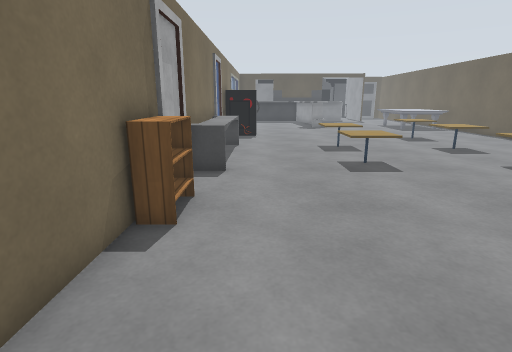
[1] (above)

18 first-person views from a walk through a robot-simulator world made for Gazebo. The camera is 1.2 m above the floor, tilts 14° down and sees 80° across. The floor is counted in squares, 0.5 m on a side. Each view is taken from the middle of a square. On the plan, view 1 faces up. The plan holds only what a view shows up to about 18 squares ahead; the rest is blank. Gazebo's built-in surfaces are drawn with simple patterns.

[2]
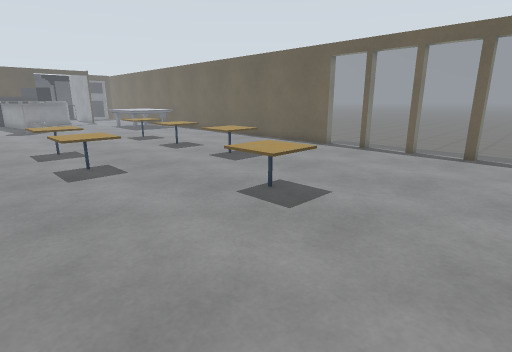

[3]
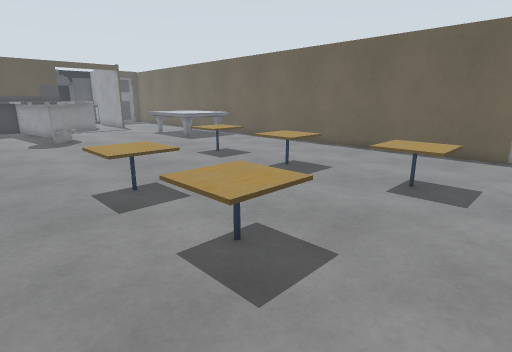

[4]
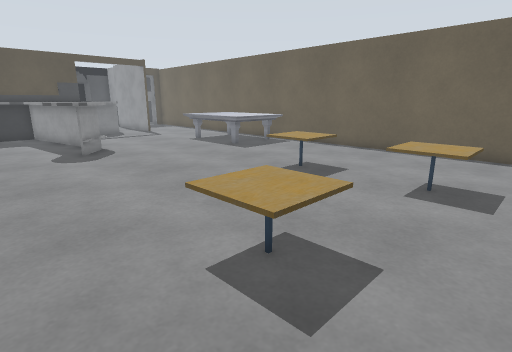

[5]
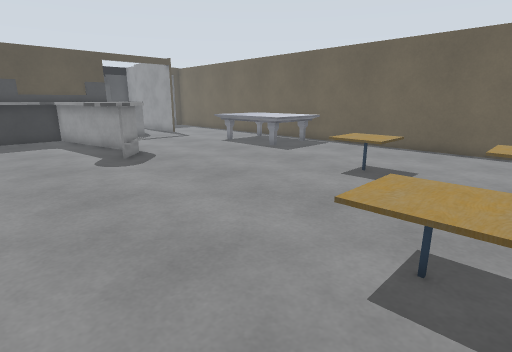

[6]
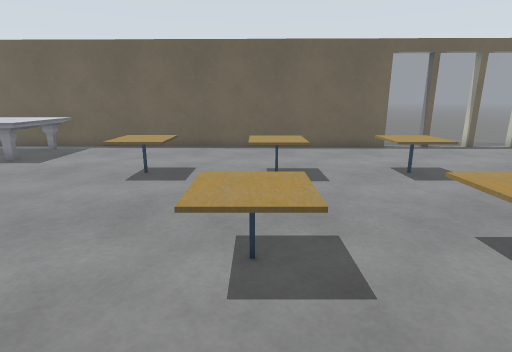

[7]
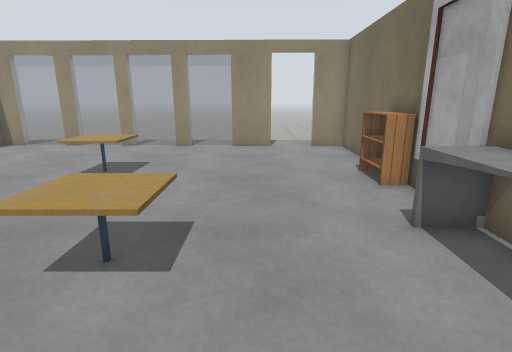

[8]
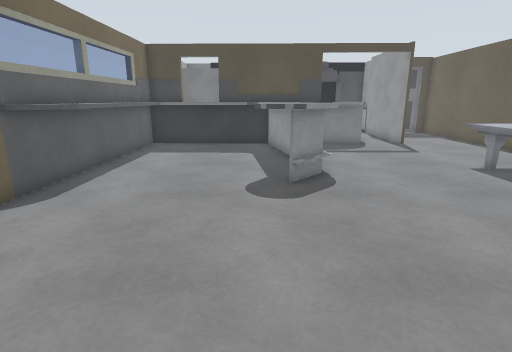

[9]
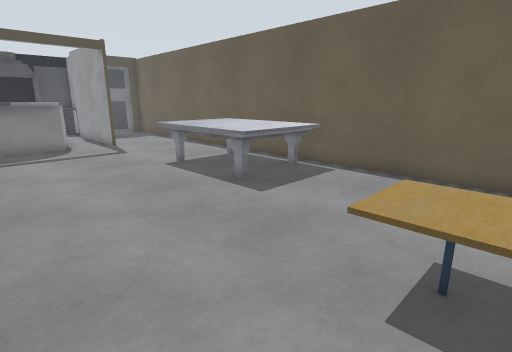

[10]
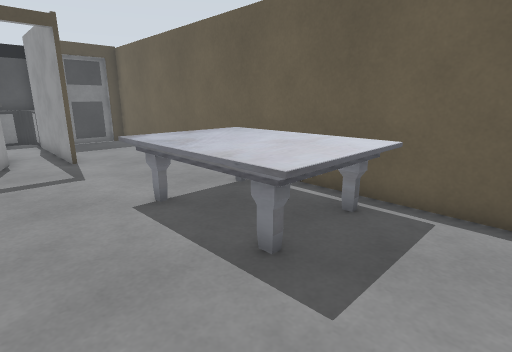

[11]
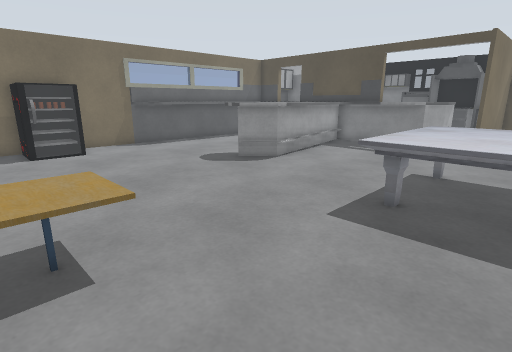

[12]
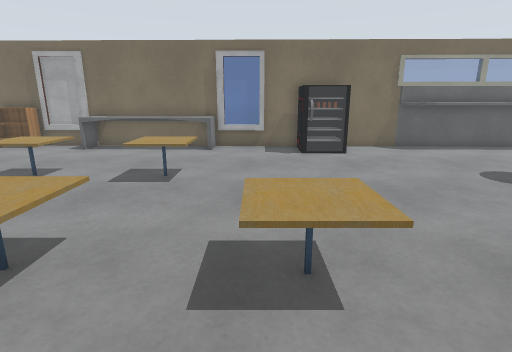

[13]
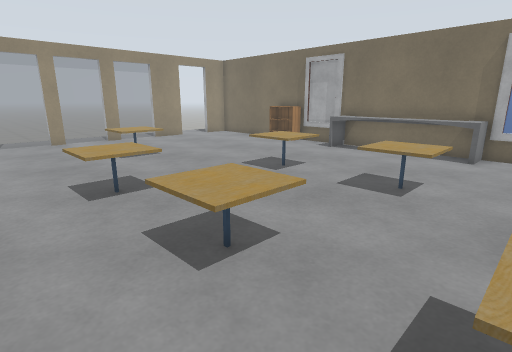

[14]
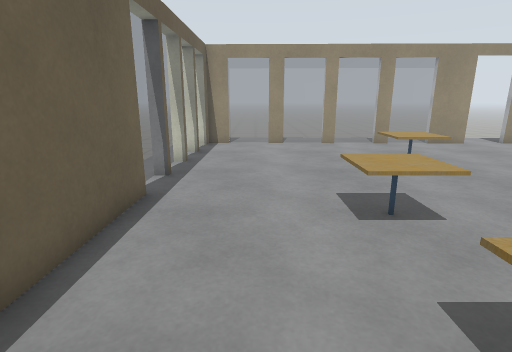

[15]
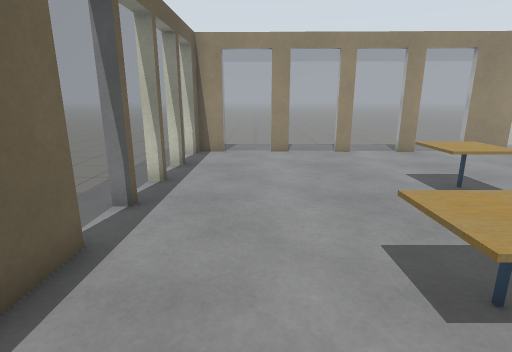

[16]
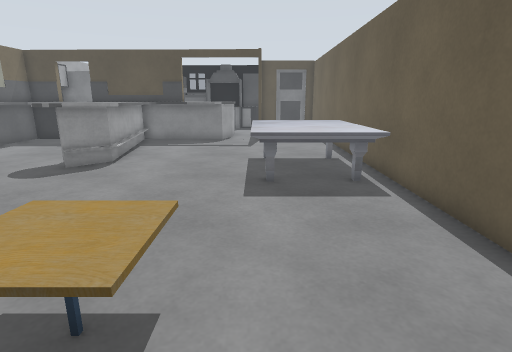

[17]
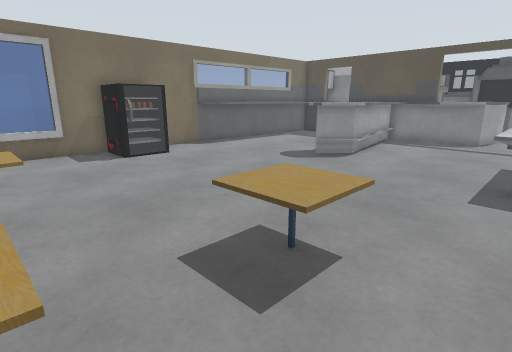

[18]
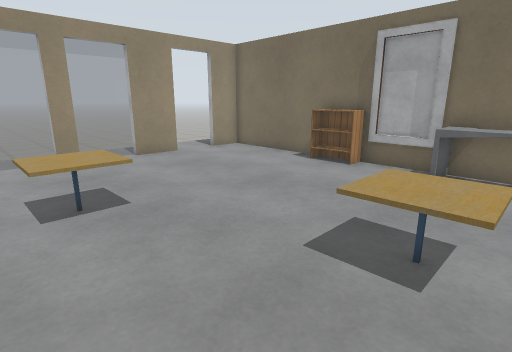

### Floor plan
Points are (right, up) in squares from view 1. A wall is a line through its corners. A room is listed if a view was taken in it or the views show most of it. See-through windows are left out.
Room 1 (views 1, 2, 3, 4, 5, 6, 7, 8, 9, 10, 11, 12, 13, 14, 15, 16, 17, 18)
walls: (0.1, 23.3) (0, 21.1) (-2.1, 21.2); (-0.3, 23) (-0.4, 21.4); (15.9, 9.3) (16.5, 41.9) (15.8, 42); (6.6, 28.8) (5.3, 27.6); (-1, 27.3) (-1.3, 26.9); (-0.8, 27.7) (-1.1, 27); (4.5, 30.5) (4.1, 34); (15.8, 4.7) (15.8, 5); (15.8, 2.3) (15.8, 2.7); (8.5, -0.4) (9.2, -0.4); (11.4, -0.4) (12.4, -0.5); (5.5, -0.7) (5.5, -0.3) (6.3, -0.3) (6.3, -0.7); (1.1, -0.2) (3.2, -0.3) (3.2, -0.7); (14.5, -0.5) (15.7, -0.5) (15.7, 0.3); (12.2, 36) (12.3, 43.3); (-0.6, 34.5) (-0.7, 27.5); (10.1, 36.4) (10, 36.2) (7, 36.2); (10.4, 37.8) (9.8, 35.9); (-1.9, 36.4) (-2.6, -0.2) (-1, -0.2); (12.9, 42) (12.4, 42) (12.3, 36); (16, 42.1) (13.8, 42.2)
low walls: (-2.3, 16.8) (-0.9, 16.8) (-1.1, 10.4) (-2.3, 10.4); (6.7, 29) (6.4, 28.6); (5.9, 30.2) (5, 35); (-1.1, 27) (-1.6, 26.6); (6, 34.8) (6.7, 29.4); (3.7, 34.4) (-0.6, 34.5); (8.6, 35.3) (8.2, 35.3) (6.4, 35.3); (8.9, 35.4) (8.4, 35.3); (5.1, 35.4) (6.2, 29.1) (5.1, 27.8); (9.8, 35.9) (9.1, 35.5)
ways out: opening at (0.5, 0)
objects: bookshelf (-2, 6) to (-2, 7); cafe table (3, 11) to (5, 13); cafe table (3, 15) to (5, 17); cafe table (6, 5) to (8, 7); cafe table (9, 10) to (11, 12); cafe table (9, 14) to (11, 16); cafe table (9, 19) to (11, 21); marble table (12, 25) to (15, 30)

Positions as (right, up) in squares from view 1, and headings:
1: (0, 0), facing up
2: (1, 0), facing up-right
3: (1, 8), facing up-right
4: (1, 13), facing up-right
5: (0, 15), facing up-right
6: (0, 16), facing right
7: (2, 16), facing down
8: (4, 19), facing up
9: (6, 19), facing up-right
10: (9, 23), facing up-right
11: (15, 19), facing up-left
12: (14, 19), facing left
13: (13, 19), facing down-left
14: (13, 17), facing down
15: (13, 14), facing down
16: (12, 17), facing up
17: (13, 16), facing up-left
18: (9, 13), facing down-left
